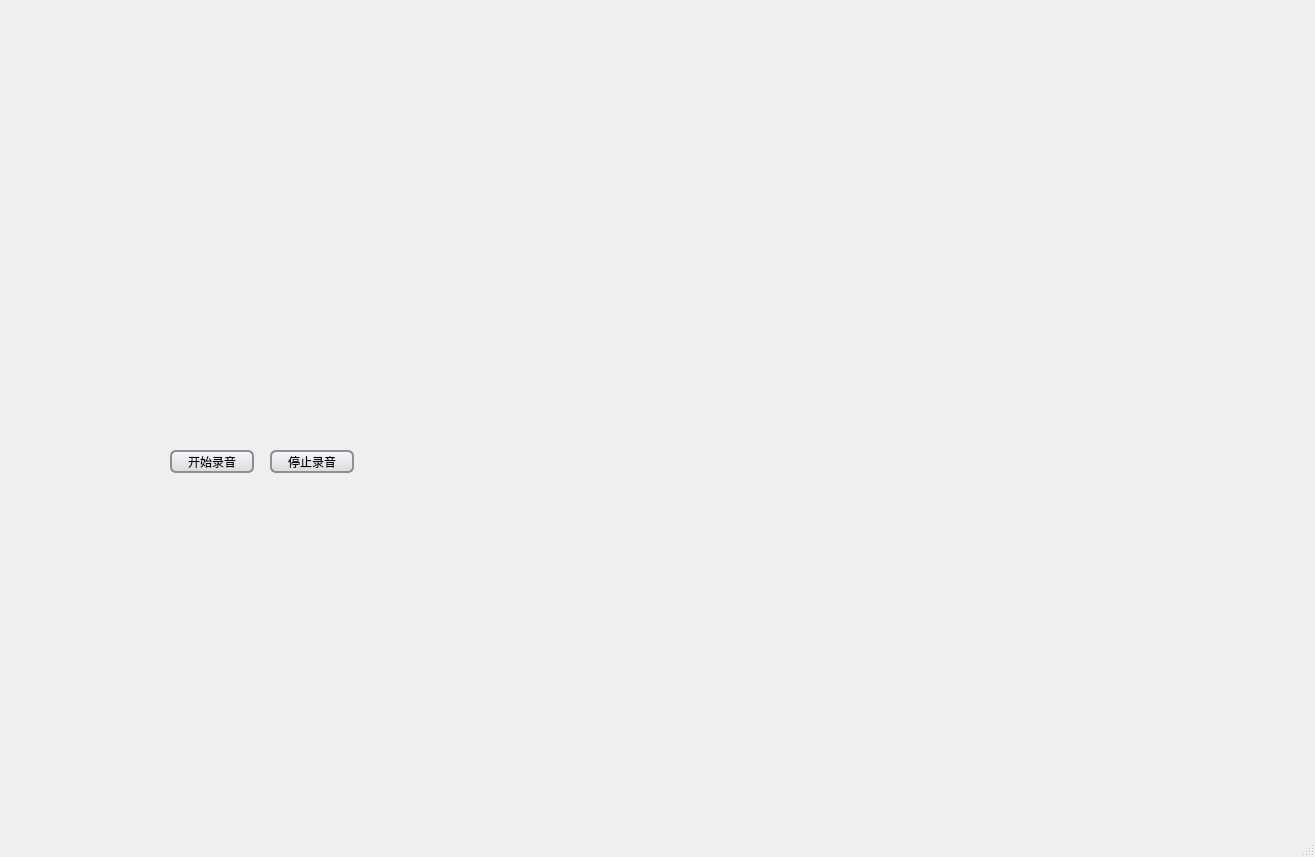
<?xml version="1.0" encoding="UTF-8"?>
<ui version="4.0">
 <class>MainWindow</class>
 <widget class="QMainWindow" name="MainWindow">
  <property name="geometry">
   <rect>
    <x>0</x>
    <y>0</y>
    <width>1315</width>
    <height>857</height>
   </rect>
  </property>
  <property name="windowTitle">
   <string>MainWindow</string>
  </property>
  <property name="styleSheet">
   <string notr="true">QPushButton {
	border: 2px solid #8f8f91;
	border-radius: 6px;
	background-color: qlineargradient(x1: 0, y1: 0, x2: 0, y2: 1, stop: 0 #f6f7fa, stop: 1 #dadbde);
	min-width: 80px;
}
QPushButton:pressed {
	background-color: qlineargradient(x1: 0, y1: 0, x2: 0, y2: 1, stop: 0 #dadbde, stop: 1 #f6f7fa);
}
QPushButton:flat {
	border: none;
}
QPushButton:default {
	background-color: darkgray;
}</string>
  </property>
  <widget class="QWidget" name="centralwidget">
   <widget class="QPushButton" name="btnStart">
    <property name="geometry">
     <rect>
      <x>170</x>
      <y>450</y>
      <width>84</width>
      <height>23</height>
     </rect>
    </property>
    <property name="text">
     <string>开始录音</string>
    </property>
   </widget>
   <widget class="QPushButton" name="btnStop">
    <property name="geometry">
     <rect>
      <x>270</x>
      <y>450</y>
      <width>84</width>
      <height>23</height>
     </rect>
    </property>
    <property name="text">
     <string>停止录音</string>
    </property>
   </widget>
  </widget>
  <widget class="QMenuBar" name="menubar">
   <property name="geometry">
    <rect>
     <x>0</x>
     <y>0</y>
     <width>1315</width>
     <height>23</height>
    </rect>
   </property>
  </widget>
  <widget class="QStatusBar" name="statusbar"/>
 </widget>
 <resources/>
 <connections/>
</ui>
